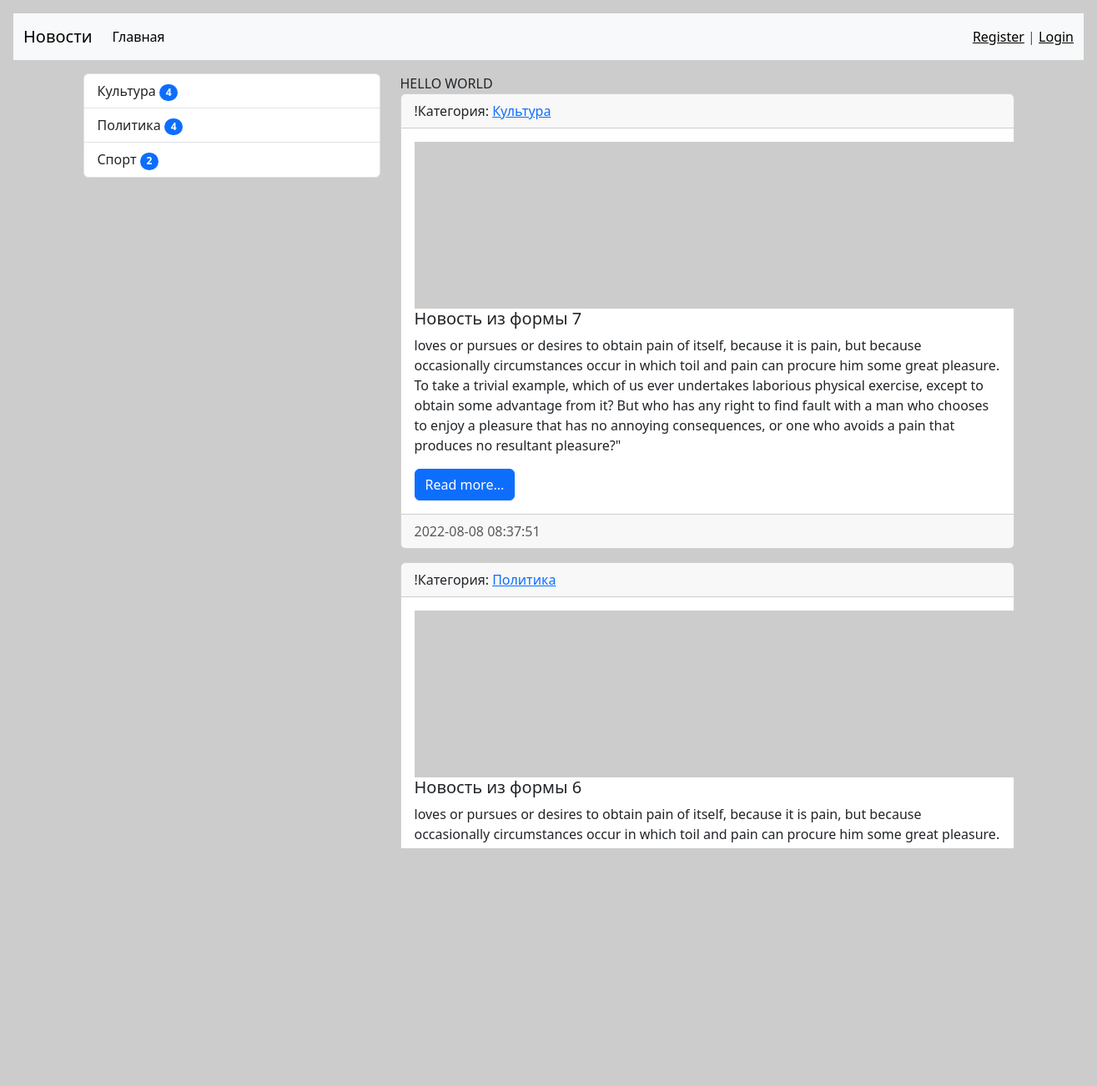
The page / on the database its author committed.
### news/models.py (models this page shows, shortened)
class Category(models.Model):
    title = models.CharField(max_length=150, db_index=True, verbose_name='Наименование категории')
    def get_absolute_url(self):
        return reverse('category', kwargs={'category_id': self.pk})
    def __str__(self):
        return self.title
    class Meta:
        verbose_name = 'Категория'
        verbose_name_plural = 'Категории'
        ordering = ['title']

class News(models.Model):
    title = models.CharField(max_length=150, verbose_name= 'Наименование')
    content = models.TextField(blank=True, verbose_name='Контент')
    created_at = models.DateTimeField(auto_now_add=True, verbose_name='Дата публикации')
    updated_at = models.DateTimeField(auto_now=True, verbose_name='Обновлено')
    photo = models.ImageField(upload_to='photos/%Y/%m/%d/', verbose_name='Фото', blank='True')
    is_published = models.BooleanField(default=True, verbose_name='Опубликовано')
    category = models.ForeignKey('Category', on_delete=models.PROTECT, null=True, verbose_name='Категория')
    views = models.IntegerField(default=0)
    def get_absolute_url(self):
        return reverse('view_news', kwargs={'pk': self.pk})
    class Meta:
        verbose_name = 'Новость'
        verbose_name_plural = 'Новости'
        ordering = ['-created_at']

### news/views.py (the view)
# urls.py: path('', HomeNews.as_view(), name='home'),
class HomeNews(MyMixin, ListView):
    model = News
    template_name = 'news/home_news_list.html'
    context_object_name = 'news'
    mixin_prop = "hello world"
    paginate_by = 2
    def get_context_data(self, *, object_list=None, **kwargs):
        context = super().get_context_data(**kwargs)
        context['title'] = self.get_upper('Главная страница')
        context['mixin_prop'] = self.get_prop()
        return context
    def get_queryset(self):
        return News.objects.filter(is_published=True).select_related('category')

### news/templatetags/news_tags.py (called while the page is built)
@register.inclusion_tag('news/list_categories.html')
def show_categories(arg1='Hello', arg2='World!'):
    categories = Category.objects.annotate(cnt=Count("news", filter=F('news__is_published'))).filter(cnt__gt=0)
    return {'categories': categories, 'arg1':arg1, 'arg2':arg2}

### news/utils.py (called while the page is built)
    def get_prop(self):
        return self.mixin_prop.upper()

    def get_upper(self, s):
        if isinstance(s, str):
            return s.upper()
        else:
            return s.title.upper()

### news/templates/news/home_news_list.html (shortened to what this page needs)
{% extends 'base.html' %}
{% block sidebar %}
{% include 'inc/_sidebar.html' %}
{% endblock %}
{% block content %}
{{ mixin_prop }}
{% for item in news %}
<div class="card mb-3">
  <div class="card-header">
    !Категория:  <a href="{{ item.category.get_absolute_url }}" > {{ item.category }}</a>
  </div>
  <div class="card-body">
    <div class="media">
      {% if item.photo %}
        <img src="{{ item.photo.url }}" alt="" width="350" class="mr-3">
      {% else %}
        <img src="https://picsum.photos/id/866/200/300" alt="" class="mr-3">
      {% endif %}
      <div class="media-body">
          <h5 class="card-title">{{ item.title }}</h5>
          <p class="card-text">{{ item.content }}</p>
          <a href="{{ item.get_absolute_url }}" class="btn btn-primary">Read more...</a>
      </div>
    </div>
  </div>
  <div class="card-footer text-muted">
    {{ item.created_at|date:"Y-m-d H:i:s" }}
  </div>
</div>
{% endfor %}
{% endblock %}

### news/templates/news/list_categories.html
<div class="list-group">
  {% for item in categories %}
    <a href="{{ item.get_absolute_url }}" class="list-group-item list-group-item-action"> {{ item.title }}
     <span class="badge bg-primary rounded-pill">{{ item.cnt }}</span></a>
  {% endfor %}
</div>

### mysite/static/css/style.css (style rules this page uses)
body { background-color: #ccc; }

### rows shown on the page
Category: title "Культура", cnt "4"
Category: title "Политика", cnt "4"
Category: title "Спорт", cnt "2"
News: category "Культура", title "Новость из формы 7", content "loves or pursues or desires to obtain pain of itself, because it is pain, but because occasionally circumstances occur in which toil and pain can procure him some great pleasure. To take a trivial example, which of us ever undertakes laborious physical exercise, except to obtain some advantage from it? But who has any right to find fault with a man who chooses to enjoy a pleasure that has no annoying consequences, or one who avoids a pain that produces no resultant pleasure?\"", created_at "2022-08-08 08:37:51"
News: category "Политика", title "Новость из формы 6", content "loves or pursues or desires to obtain pain of itself, because it is pain, but because occasionally circumstances occur in which toil and pain can procure him some great pleasure. To take a trivial example, which of us ever undertakes laborious physical exercise, except to obtain some advantage from it? But who has any right to find fault with a man who chooses to enjoy a pleasure that has no annoying consequences, or one who avoids a pain that produces no resultant pleasure?\""

### other values the page prints
{{ mixin_prop }} "HELLO WORLD"
